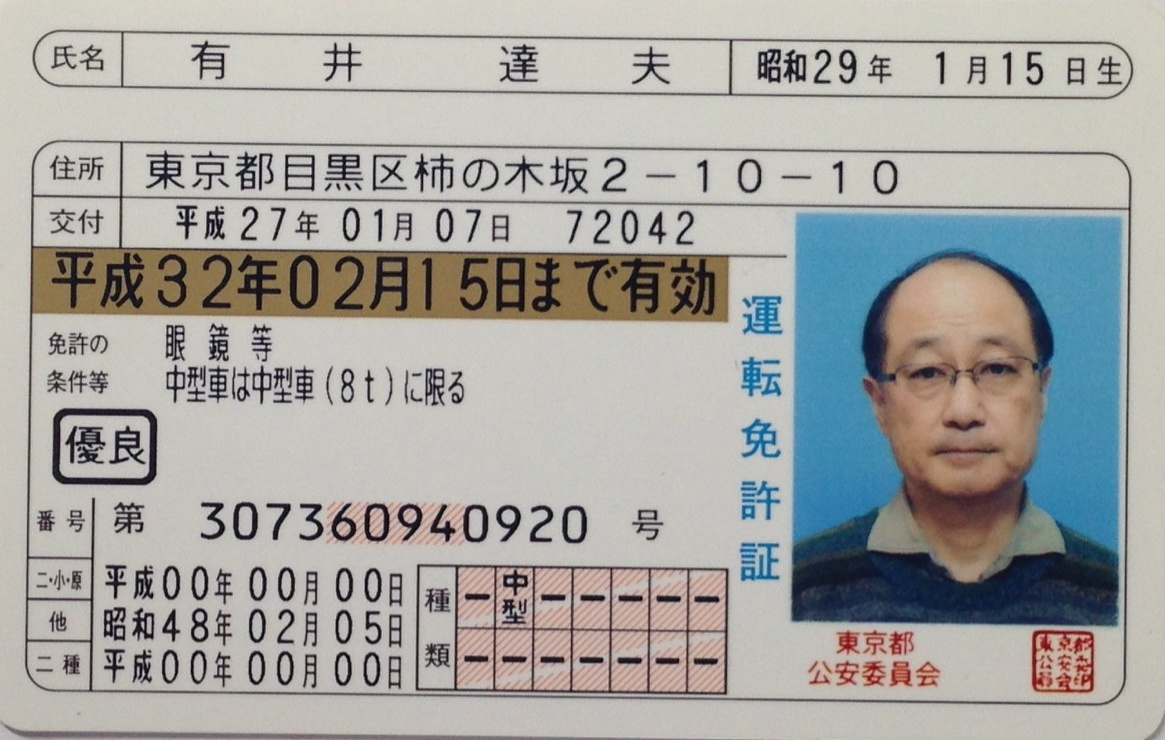
#> input picture f81cc36e-06f1-4bc4-8092-7f761ef6e128-Image from iOS (12).jpg, 1165 x 740 px
$ python -i some_update.py   (imports and definitions only)   (older library calls are emulated)
#> lines starting #> are read from the running program, lines starting #| are printed output that depends on the picture; after the words box and inside, x2 and y2 are one past the last pixel; in counts of white or black regions, pixels touching at a corner belong together
import numpy as np
import cv2
def me_median(a):
    m = np.sort(a,axis=0)
    if(len(m)%2==1):
        return m[int(len(m)/2)]
    else: return (m[int(len(m)/2)]+m[int(len(m)/2)-1])/2
def connected_CC(stat1,stat2):
    x_new = min(stat1[0],stat2[0])
    y_new = min(stat1[1],stat2[1])
    w_new = max(stat1[0]+stat1[2],stat2[0]+stat2[2])-x_new
    h_new = max(stat1[1]+stat1[3],stat2[1]+stat2[3])-y_new
    area_new = stat1[4]+stat2[4]
    return [x_new,y_new,w_new,h_new,area_new]


def merge_CC(stats_final_):
    #[x y w h area]
    # kiem tra CC chong cheo nhau truoc
    stats_list = stats_final_.copy()
    i = 0
    while(i<len(stats_list)-1):
        if stats_list[i][0]<=stats_list[i+1][0] and  stats_list[i][0]+stats_list[i][2]>=stats_list[i+1][0]:
                stats_list[i] =  connected_CC(stats_list[i],stats_list[i+1])
                stats_list = np.delete(stats_list,i+1,axis=0)
        else:i=i+1
        # co chong cheo xay ra
    me_median_width = me_median(stats_list[:,2])
    i = 0
    while(i<len(stats_list)):
        # kiem tra noi neu < median_width
        if(stats_list[i][2]< int(0.61*me_median_width)):
            if(i==0):# noi voi cai tiep theo
                stats_list[i+1] = connected_CC(stats_list[i],stats_list[i+1])
                stats_list = np.delete(stats_list,i,axis=0)
                continue
            elif i==len(stats_list)-1: # noi voi cai truoc do
                stats_list[i-1] = connected_CC(stats_list[i-1],stats_list[i])
                stats_list = np.delete(stats_list,i,axis=0)
                continue
            else: #kiem tra khoang cac den 2 cai gan nhat
                if(stats_list[i][0]-stats_list[i-1][0]-stats_list[i-1][2]
                  <stats_list[i+1][0]-stats_list[i][0]-stats_list[i][2]):

                    if(stats_list[i][2]*0.6>stats_list[i][0]-stats_list[i-1][0]-stats_list[i-1][2]):
                        stats_list[i-1] = connected_CC(stats_list[i-1],stats_list[i])
                        stats_list = np.delete(stats_list,i,axis=0)
                        continue
                elif (stats_list[i][2]*0.6>stats_list[i+1][0]-stats_list[i][0]-stats_list[i][2]):
                    stats_list[i+1] = connected_CC(stats_list[i],stats_list[i+1])
                    stats_list = np.delete(stats_list,i,axis=0)
                    continue


        i=i+1
    return stats_list

def Final_Binary_convert(img,connectivity=4):
#> called with connectivity = 4
    address_area =cv2.medianBlur(img,3)

    processed_area = cv2.adaptiveThreshold(address_area, 255, cv2.ADAPTIVE_THRESH_GAUSSIAN_C, cv2.THRESH_BINARY_INV,
                                           151, 2)
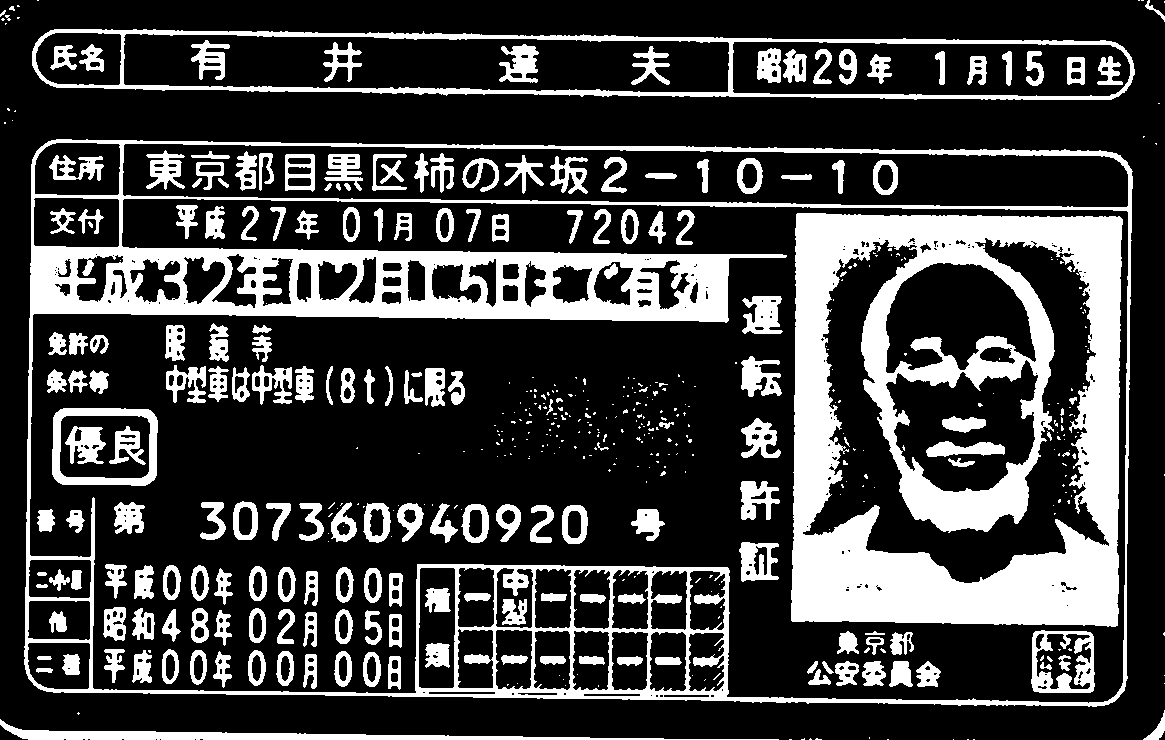
#> processed_area: shape (740, 1165); 25.3% white; 510 white regions (311 under 20 px), largest, box (x1, y1, x2, y2) and area: (791, 213, 1123, 627) 73254, (24, 139, 1133, 707) 59222, (32, 29, 1135, 100) 10429
    kernel = cv2.getStructuringElement(cv2.MORPH_RECT, (3, 3))
    processed_area = cv2.morphologyEx(processed_area, op=cv2.MORPH_OPEN, kernel=kernel, anchor=(-1, -1), iterations=2)
#> processed_area: shape (740, 1165); 18.2% white; 435 white regions, largest, box (x1, y1, x2, y2) and area: (791, 213, 1123, 627) 69321, (30, 246, 730, 322) 30816, (5, 725, 590, 740) 3699

    #CC
    num_labels,labels,stats,centroids = cv2.connectedComponentsWithStats(processed_area, connectivity, cv2.CV_32S)
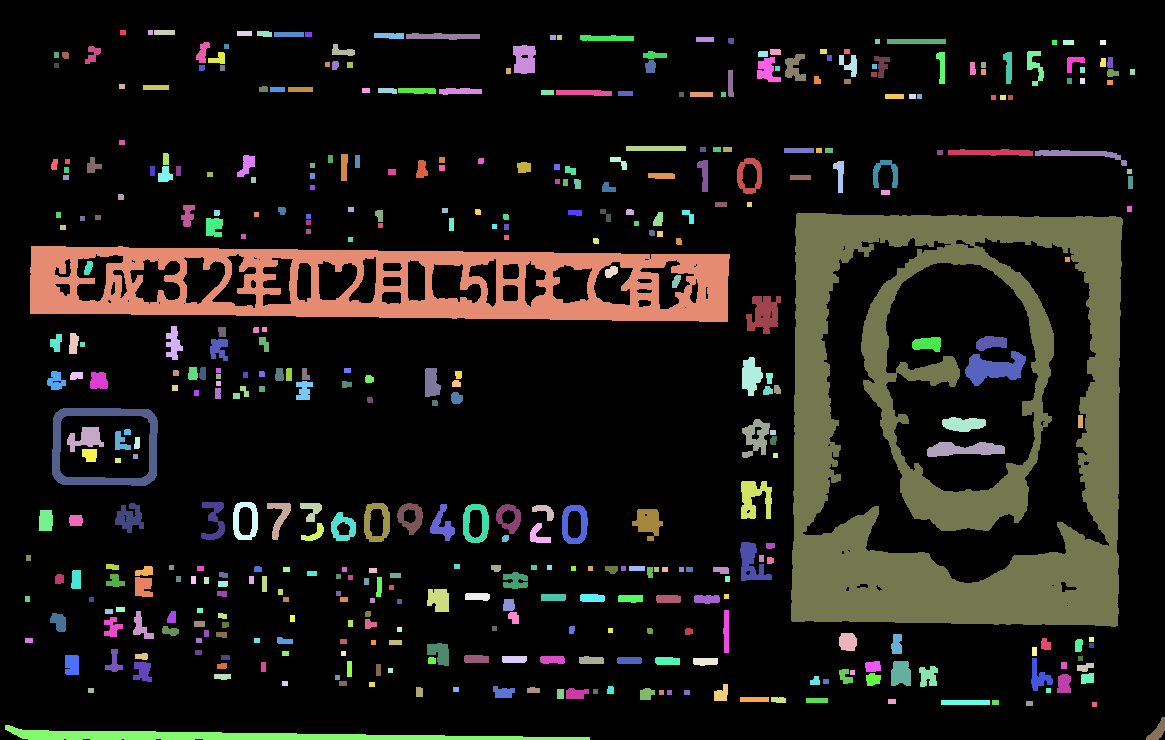
#> labels: shape (740, 1165) int32; 436 distinct labels, from 0 to 435; one colour per label, 0 black
#> num_labels = 436; stats = 436 rows, first 6: [0, 0, 1165, 740, 705476], [120, 30, 6, 5, 30], [148, 30, 5, 5, 25], [154, 30, 21, 5, 105], [237, 31, 15, 5, 75], [257, 31, 15, 6, 81]; centroids = 436 pairs, first value 27 to 1157.4, second value 32 to 735.7

    mask = np.ones_like(labels)

    labels_in_mask = list(np.arange(1,num_labels))

    areas = [s[4] for s in stats]
#> areas = 436 values, max 705476 at index 0, min 25 at index 2, mean 1977.3

    sorted_idx = np.argsort(areas)
#> sorted_idx = 436 values, max 435 at index 432, min 0 at index 435, mean 217.5

    areas_final = [areas[s] for s in sorted_idx][:-1]
#> areas_final = 435 values from 25 to 69321

    for lidx, cc in zip(sorted_idx, areas_final):
        if cc <= 125:
            mask[labels == lidx] = 0
            labels_in_mask.remove(lidx)
#> this loop made 435 passes
#> lidx on passes 1 to 3: 325, 137, 312
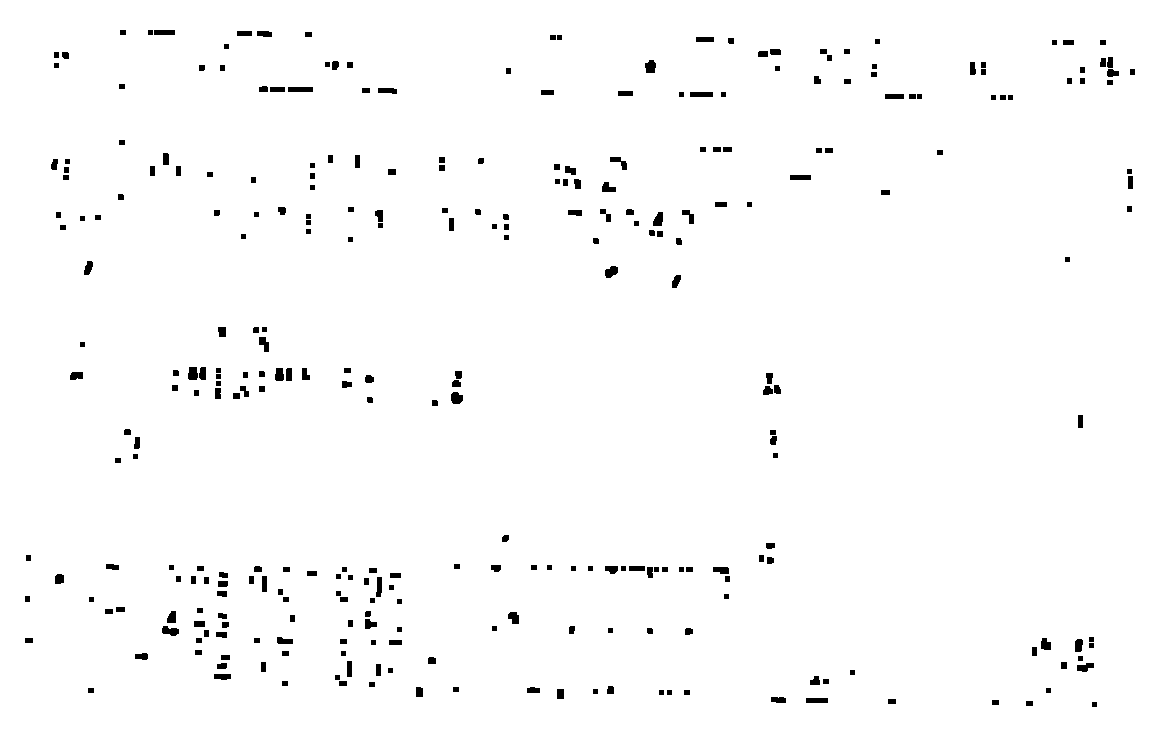
#> mask: shape (740, 1165) int32; values 0 (black) and 1 (white), 98.3% white; 306 black regions, largest, box (x1, y1, x2, y2) and area: (288, 87, 313, 92) 125, (162, 626, 179, 636) 119, (451, 392, 463, 404) 118
#> after the loop, labels_in_mask = 129 values from 6 to 435

    x=stats[:,0][1:]
#> x = 435 values, max 1146 at index 433, min 5 at index 434, mean 496.4
    y=stats[:,1][1:]
#> y = 435 values, max 725 at index 434, min 30 at index 0, mean 377.2
    height,width = img.shape

    idx = np.arange(0,len(x)+1)[1:]
#> idx = 435 values from 1 to 435
    for i,x_ in enumerate(x):
        if y[i]>=0.86500*height:
            mask[labels == (i+1)] = 0
            if i+1 in labels_in_mask:labels_in_mask.remove(i+1)
            continue
        # xoa nhung vạch nhỏ sát viền trên
        if y[i]<=(1-0.96)*height and stats[i+1][3]<=(1-0.96)*height:
            mask[labels == (i+1)] = 0
            if i+1 in labels_in_mask:labels_in_mask.remove(i+1)
            continue
        #xóa những vạch nhỏ sát mép phải
        if x[i]>=(1-0.996)*width and stats[i+1][2]<=(1-0.996)*width:
            mask[labels == (i+1)] = 0
            if i+1 in labels_in_mask:labels_in_mask.remove(i+1)
            continue
        # xoa những vạch kẻ tương đối lớn
        if stats[i+1][2]>=0.6*width or  stats[i+1][2] > 3*height:
            mask[labels == (i+1)] = 0
            if i+1 in labels_in_mask:labels_in_mask.remove(i+1)
            continue
        # xoa nhung net thang dung(ap dung cho 1 line)
        if stats[i+1][3]>=0.96*height :#and stats[i+1][3]<0.5*height
            mask[labels == (i+1)] = 0
            if i+1 in labels_in_mask:labels_in_mask.remove(i+1)
            continue
#> this loop made 435 passes
#> x_ on passes 1 to 3: 120, 148, 154
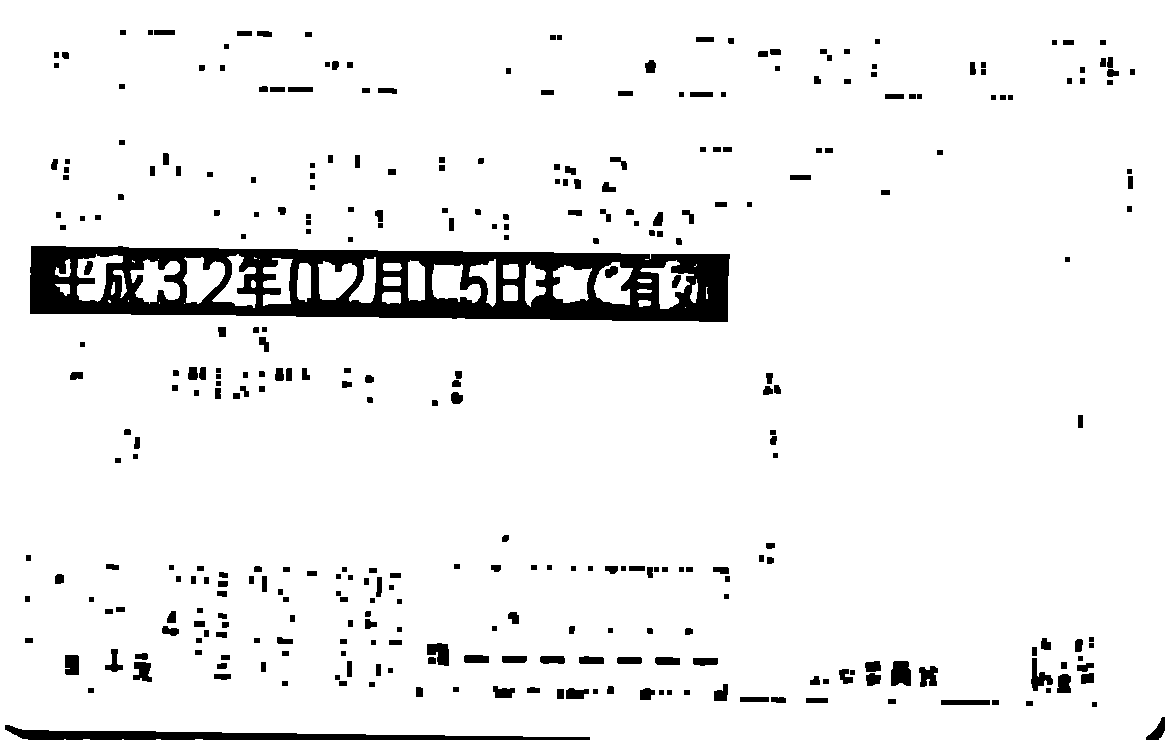
#> mask: shape (740, 1165) int32; values 0 (black) and 1 (white), 93.7% white; 334 black regions, largest, box (x1, y1, x2, y2) and area: (30, 246, 730, 322) 30816, (5, 725, 590, 740) 3699, (891, 661, 911, 686) 443
#> after the loop, labels_in_mask = 101 values from 6 to 357

    arr_ret = np.array([stats[s] for s in labels_in_mask])
#> arr_ret = 101 rows, first 6: [274, 32, 30, 5, 150], [374, 33, 30, 6, 163], [406, 33, 74, 7, 393], [580, 35, 54, 6, 283], [887, 39, 59, 5, 295], [196, 42, 14, 21, 170]
    arr_temp = np.argsort(arr_ret[:,0])
#> arr_temp = 101 values, max 100 at index 89, min 0 at index 32, mean 50
    stats_final = np.array([arr_ret[s] for s in arr_temp])
#> stats_final = 101 rows, first 6: [39, 510, 14, 21, 278], [47, 371, 19, 19, 232], [50, 334, 12, 18, 147], [50, 613, 16, 19, 221], [52, 408, 106, 78, 2507], [67, 427, 37, 25, 517]
    stats_all = merge_CC(stats_final)
#> in merge_CC, `stats_list = stats_final_.copy()`: stats_list has the same summary as stats_final in Final_Binary_convert
#> the loop in merge_CC, `while(i<len(stats_list)-1):` made 100 passes
#> (x_new in connected_CC, y_new in connected_CC, w_new in connected_CC, h_new in connected_CC, area_new in connected_CC) on passes 1 to 8: (39, 371, 27, 160, 510), (39, 334, 27, 197, 657), (39, 334, 27, 298, 878), (39, 334, 119, 298, 3385), (39, 334, 119, 298, 3902), (39, 333, 119, 299, 4071), (39, 333, 119, 299, 4214), (39, 333, 119, 299, 4389)
#> after the loop in merge_CC, `while(i<len(stats_list)-1):`: i = 10; stats_list = [[39, 46, 156, 593, 7758], [196, 42, 32, 498, 1310], [233, 155, 25, 385, 742], [267, 32, 57, 509, 1164], [331, 44, 25, 497, 746], [364, 33, 126, 579, 4149], [496, 35, 190, 576, 4975], [694, 160, 26, 444, 420], [723, 70, 11, 583, 360], [737, 57, 44, 524, 4264], [784, 39, 343, 615, 76451]]
#> in me_median, `m = np.sort(a,axis=0)`: m = [11, 25, 25, 26, 32, 44, 57, 126, 156, 190, 343]
#> in merge_CC, `me_median_width = me_median(stats_list[:,2])`: me_median_width = 44
#> the loop in merge_CC, `while(i<len(stats_list)):` made 11 passes
#> after the loop in merge_CC, `while(i<len(stats_list)):`: i = 8; stats_list = [[39, 46, 156, 593, 7758], [196, 42, 62, 498, 2052], [267, 32, 89, 509, 1910], [364, 33, 126, 579, 4149], [496, 35, 190, 576, 4975], [694, 160, 26, 444, 420], [723, 57, 58, 596, 4624], [784, 39, 343, 615, 76451]]
#> stats_all has the same summary as stats_list in merge_CC

    processed_area = processed_area*mask
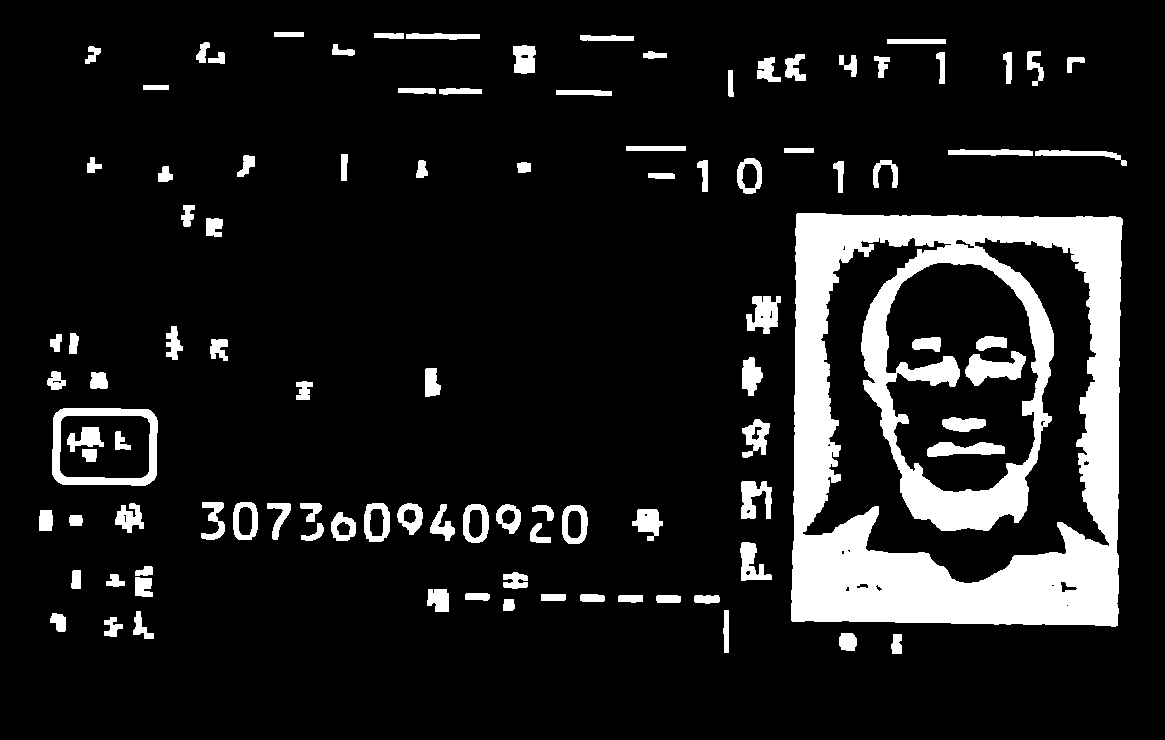
#> processed_area: shape (740, 1165) int32; 11.9% white; 101 white regions, largest, box (x1, y1, x2, y2) and area: (791, 213, 1123, 627) 69321, (52, 408, 158, 486) 2507, (965, 351, 1026, 386) 1183

    processed_area = 255 - processed_area
    return processed_area,stats_all

>>> import cv2
>>> picture = cv2.imread('../f81cc36e-06f1-4bc4-8092-7f761ef6e128-Image from iOS (12).jpg', cv2.IMREAD_GRAYSCALE)
>>> result = Final_Binary_convert(picture)
